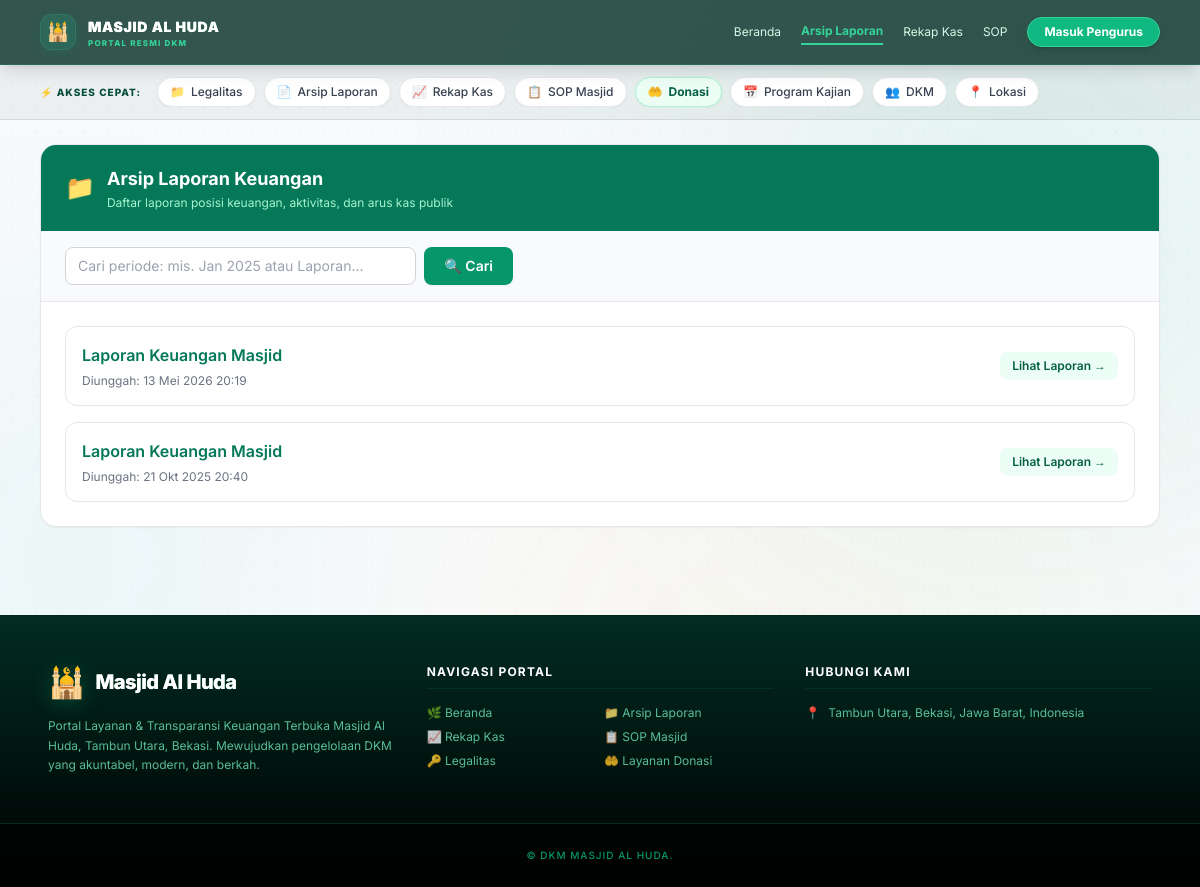
Page /arsip/ on the earlier database version.
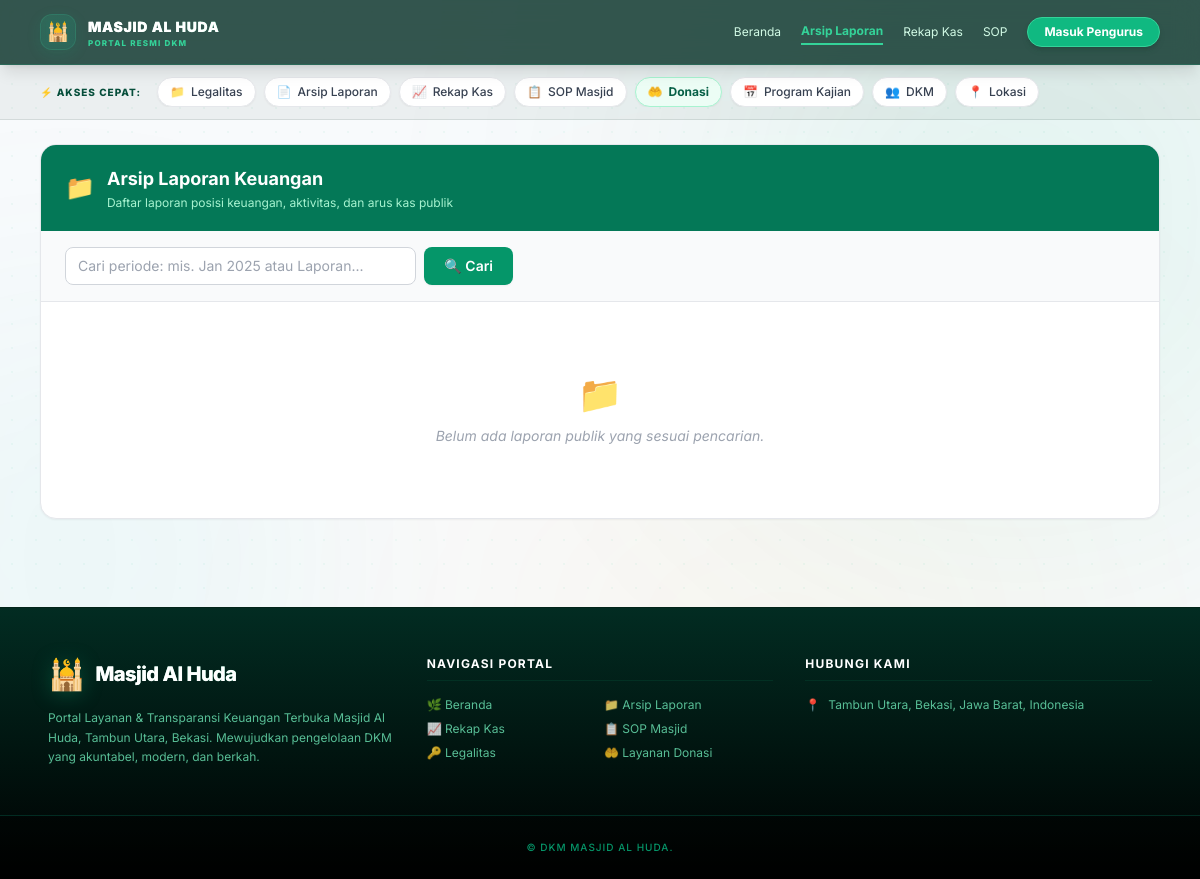
Same page on the later database version.
### core/models.py (models this page shows, shortened)
class ReportFile(models.Model):
    mosque = models.ForeignKey(Mosque, on_delete=models.CASCADE, related_name='reports')
    title = models.CharField(max_length=150, default='Laporan Keuangan Masjid')
    file = models.FileField(upload_to='reports/')
    period = models.CharField(max_length=20, blank=True)
    uploaded_at = models.DateTimeField(auto_now_add=True)
    is_public = models.BooleanField(default=True)
    sha256 = models.CharField(max_length=64, editable=False, blank=True)
    sheet_map = {
        'LPK': 'Laporan Posisi Keuangan',
        'LAK': 'Laporan Aktivitas',
        'ArusKas': 'Laporan Arus Kas',
        'TB': 'Neraca Saldo',
        'BukuBesar': 'Buku Besar',
    }

### core/views.py (the view)
# urls.py: path('arsip/', views.report_archive, name='report_archive'),
def report_archive(request):
    search = request.GET.get('periode', '').strip()
    reports = ReportFile.objects.filter(is_public=True).order_by('-uploaded_at')
    if search:
        reports = reports.filter(period__icontains=search)
    return render(request, 'public/archive.html', {'reports': reports, 'search': search})

### core/templates/public/archive.html (shortened to what this page needs)
{% extends 'base.html' %}
{% block content %}
<div class="bg-white rounded-2xl border border-gray-200 shadow-sm overflow-hidden">
  <div class="bg-emerald-700 px-6 py-5 flex items-center justify-between">
    <div class="flex items-center gap-3">
      <span class="text-2xl">📁</span>
      <div>
        <h1 class="text-lg font-bold text-white">Arsip Laporan Keuangan</h1>
        <p class="text-emerald-200 text-xs mt-0.5">Daftar laporan posisi keuangan, aktivitas, dan arus kas publik</p>
      </div>
    </div>
  </div>
  <div class="px-6 py-4 border-b bg-gray-50">
    <form method="get" class="flex gap-2 max-w-md">
      <input type="text" name="periode" value="{{ search }}" placeholder="Cari periode: mis. Jan 2025 atau Laporan..."
             class="flex-1 border border-gray-300 rounded-lg px-3 py-2 text-sm focus:outline-none focus:border-emerald-500 focus:ring-2 focus:ring-emerald-100 transition" />
      <button type="submit"
              class="px-5 py-2 rounded-lg bg-emerald-600 hover:bg-emerald-700 text-white text-sm font-semibold transition shadow-sm">
        🔍 Cari
      </button>
    </form>
  </div>
  <div class="p-6">
    {% if reports %}
      <div class="grid gap-4">
        {% for r in reports %}
          <div class="p-4 border border-gray-200 rounded-xl hover:border-emerald-300 hover:bg-emerald-50/20 transition flex items-center justify-between gap-4">
            <div class="min-w-0">
              <a href="{% url 'report_public_detail' r.pk %}"
                 class="text-emerald-700 font-semibold hover:underline text-sm md:text-base block truncate">
                {{ r.title }}
              </a>
              <div class="flex flex-wrap items-center gap-x-3 gap-y-1 text-xs text-gray-500 mt-1.5">
                <span>Diunggah: {{ r.uploaded_at|date:"d M Y H:i" }}</span>
              </div>
            </div>
            <div class="flex items-center gap-3 shrink-0">
              <a href="{% url 'report_public_detail' r.pk %}"
                 class="inline-flex items-center gap-1 px-3 py-1.5 bg-emerald-50 hover:bg-emerald-100 text-emerald-800 rounded-lg text-xs font-semibold transition">
                Lihat Laporan →
              </a>
            </div>
          </div>
        {% endfor %}
      </div>
    {% else %}
      <div class="py-12 text-center">
        <div class="text-4xl mb-3">📁</div>
        <p class="text-gray-400 italic text-sm">Belum ada laporan publik yang sesuai pencarian.</p>
      </div>
    {% endif %}
  </div>
</div>
{% endblock %}

### core/templates/base.html (shortened to what this page needs)
<!doctype html>
<html lang="id">
<head>
  <script src="https://cdn.tailwindcss.com"></script>
</head>
<body class="bg-slate-50 text-gray-800 min-h-screen relative overflow-x-hidden">
  <div class="fixed inset-0 pointer-events-none -z-50 overflow-hidden select-none">
    <div class="absolute top-[35%] -left-[15%] w-[500px] h-[500px] rounded-full bg-teal-500/5 blur-[120px] animate-pulse" style="animation-duration: 12s;"></div>
    <div class="absolute -bottom-[10%] right-[10%] w-[600px] h-[600px] rounded-full bg-amber-500/5 blur-[150px] animate-pulse" style="animation-duration: 10s;"></div>
  </div>
  <header class="bg-emerald-950/80 backdrop-blur-md border-b border-emerald-500/20 text-white shadow-lg sticky top-0 z-50">
    <div class="max-w-6xl mx-auto px-4 py-3.5 flex items-center justify-between gap-4">
      <a href="{% url 'home' %}" class="group flex items-center gap-3 shrink-0 text-white transition duration-200">
        <div class="w-9 h-9 rounded-xl bg-gradient-to-br from-emerald-400/10 to-teal-500/10 border border-emerald-400/20 flex items-center justify-center shadow-[0_4px_15px_rgba(16,185,129,0.1)] relative overflow-hidden group-hover:border-emerald-400/40 group-hover:shadow-[0_4px_20px_rgba(16,185,129,0.2)] transition duration-300">
          <div class="absolute inset-0 bg-emerald-500/10 blur-sm pointer-events-none"></div>
          <span class="text-lg relative z-10 select-none transform group-hover:scale-110 transition duration-300">🕌</span>
        </div>
        <div class="flex flex-col leading-none">
          <span class="text-sm font-black tracking-wider text-white uppercase bg-gradient-to-r from-white via-emerald-100 to-emerald-300 bg-clip-text text-transparent group-hover:from-white group-hover:to-emerald-200 transition duration-300">{{ mosque.name|default:"Masjid Al Huda" }}</span>
          <span class="text-[8px] font-extrabold tracking-[0.15em] text-emerald-400 uppercase mt-0.5">Portal Resmi DKM</span>
        </div>
      </a>
      <nav class="ml-auto text-xs hidden md:flex items-center gap-5">
        <a class="hover:text-emerald-300 py-1 transition duration-200 {% if request.path == '/' %}text-emerald-400 font-bold border-b-2 border-emerald-400{% else %}text-emerald-100{% endif %}"
           href="{% url 'home' %}">Beranda</a>
        <a class="hover:text-emerald-300 py-1 transition duration-200 {% if '/arsip/' in request.path %}text-emerald-400 font-bold border-b-2 border-emerald-400{% else %}text-emerald-100{% endif %}"
           href="{% url 'report_archive' %}">Arsip Laporan</a>
        <a class="hover:text-emerald-300 py-1 transition duration-200 {% if '/rekap-kas' in request.path %}text-emerald-400 font-bold border-b-2 border-emerald-400{% else %}text-emerald-100{% endif %}"
           href="{% url 'cashflow_public' %}">Rekap Kas</a>
        <a class="hover:text-emerald-300 py-1 transition duration-200 {% if '/sop' in request.path %}text-emerald-400 font-bold border-b-2 border-emerald-400{% else %}text-emerald-100{% endif %}"
           href="{% url 'sop_public' %}">SOP</a>
        {% if request.user.is_authenticated %}
          <span class="text-emerald-500/50">|</span>
          <a class="hover:text-emerald-300 py-1 transition duration-200 {% if '/dashboard' in request.path %}text-emerald-400 font-bold border-b-2 border-emerald-400{% else %}text-emerald-100{% endif %}"
              href="{% url 'dashboard' %}">Panel</a>
          <span class="text-emerald-200/80 text-[10px] bg-emerald-500/10 border border-emerald-500/20 px-2 py-0.5 rounded-full">Halo, <span class="font-bold text-emerald-400">{{ request.user.username }}</span></span>
          <a class="bg-red-500/20 hover:bg-red-600 border border-red-500/30 hover:border-red-600 px-3 py-1 rounded-full text-[10px] font-bold uppercase tracking-wider transition shadow-sm"
              href="{% url 'logout' %}">Keluar</a>
        {% else %}
          <a class="bg-emerald-500 hover:bg-emerald-600 border border-emerald-400 hover:border-emerald-500 px-4 py-1.5 rounded-full text-xs font-bold transition shadow-md shadow-emerald-950/20"
             href="{% url 'login' %}">Masuk Pengurus</a>
        {% endif %}
      </nav>
    </div>
  </header>
  {% if request.path != '/' and request.path != '/home' and request.path != '/home/' %}
  <section class="bg-emerald-950/5 border-b border-emerald-950/10 animate-fade-in">
    <div class="max-w-6xl mx-auto px-4 py-3">
      <div class="flex items-center gap-2 text-xs overflow-x-auto no-scrollbar scroll-smooth whitespace-nowrap">
        <span class="text-[10px] font-extrabold text-emerald-900 uppercase tracking-widest mr-2 shrink-0 hidden sm:inline-block">⚡ Akses Cepat:</span>
        <a href="{% url 'legalitas_public' %}"
           class="inline-flex items-center gap-1.5 px-3 py-1.5 bg-white hover:bg-emerald-50 border border-gray-200 hover:border-emerald-300 rounded-full transition shadow-sm hover:shadow text-gray-700 font-medium">
          <span>📁</span> Legalitas
        </a>
        <a href="{% url 'report_archive' %}"
           class="inline-flex items-center gap-1.5 px-3 py-1.5 bg-white hover:bg-emerald-50 border border-gray-200 hover:border-emerald-300 rounded-full transition shadow-sm hover:shadow text-gray-700 font-medium">
          <span>📄</span> Arsip Laporan
        </a>
        <a href="{% url 'cashflow_public' %}"
           class="inline-flex items-center gap-1.5 px-3 py-1.5 bg-white hover:bg-emerald-50 border border-gray-200 hover:border-emerald-300 rounded-full transition shadow-sm hover:shadow text-gray-700 font-medium">
          <span>📈</span> Rekap Kas
        </a>
        <a href="{% url 'sop_public' %}"
           class="inline-flex items-center gap-1.5 px-3 py-1.5 bg-white hover:bg-emerald-50 border border-gray-200 hover:border-emerald-300 rounded-full transition shadow-sm hover:shadow text-gray-700 font-medium">
          <span>📋</span> SOP Masjid
        </a>
        <a href="{% url 'donation_page' %}"
           class="inline-flex items-center gap-1.5 px-3 py-1.5 bg-emerald-50 hover:bg-emerald-100 border border-emerald-200 rounded-full transition shadow-sm hover:shadow text-emerald-800 font-bold">
          <span>🤲</span> Donasi
        </a>
        <a href="{% url 'home' %}#program"
           class="inline-flex items-center gap-1.5 px-3 py-1.5 bg-white hover:bg-emerald-50 border border-gray-200 hover:border-emerald-300 rounded-full transition shadow-sm hover:shadow text-gray-700 font-medium">
          <span>📅</span> Program Kajian
        </a>
        <a href="{% url 'home' %}#pengurus"
           class="inline-flex items-center gap-1.5 px-3 py-1.5 bg-white hover:bg-emerald-50 border border-gray-200 hover:border-emerald-300 rounded-full transition shadow-sm hover:shadow text-gray-700 font-medium">
          <span>👥</span> DKM
        </a>
        <a href="{% url 'home' %}#kontak"
           class="inline-flex items-center gap-1.5 px-3 py-1.5 bg-white hover:bg-emerald-50 border border-gray-200 hover:border-emerald-300 rounded-full transition shadow-sm hover:shadow text-gray-700 font-medium">
          <span>📍</span> Lokasi
        </a>
      </div>
    </div>
  </section>
  {% endif %}
  <main class="max-w-6xl mx-auto px-4 py-6">
    {% block content %}{% endblock %}
  </main>
  <footer class="mt-16 bg-gradient-to-b from-emerald-950 to-black text-emerald-100 border-t border-emerald-500/20">
    <div class="max-w-6xl mx-auto px-6 py-12 grid md:grid-cols-3 gap-8">
      <div>
        <div class="flex items-center gap-2.5 mb-4">
          <span class="text-3xl drop-shadow-[0_2px_10px_rgba(16,185,129,0.3)]">🕌</span>
          <span class="font-extrabold text-white text-xl tracking-tight bg-gradient-to-r from-emerald-50 to-emerald-300 bg-clip-text text-transparent">Masjid Al Huda</span>
        </div>
        <p class="text-xs text-emerald-300/80 leading-relaxed max-w-sm">
          Portal Layanan & Transparansi Keuangan Terbuka Masjid Al Huda, Tambun Utara, Bekasi. Mewujudkan pengelolaan DKM yang akuntabel, modern, dan berkah.
        </p>
      </div>
      <div>
        <h3 class="font-bold text-white mb-4 text-xs uppercase tracking-widest border-b border-emerald-500/10 pb-2">Navigasi Portal</h3>
        <ul class="grid grid-cols-2 gap-2 text-xs text-emerald-300/80">
          <li><a href="{% url 'home' %}" class="hover:text-emerald-400 transition flex items-center gap-1">🌿 Beranda</a></li>
          <li><a href="{% url 'report_archive' %}" class="hover:text-emerald-400 transition flex items-center gap-1">📁 Arsip Laporan</a></li>
          <li><a href="{% url 'cashflow_public' %}" class="hover:text-emerald-400 transition flex items-center gap-1">📈 Rekap Kas</a></li>
          <li><a href="{% url 'sop_public' %}" class="hover:text-emerald-400 transition flex items-center gap-1">📋 SOP Masjid</a></li>
          <li><a href="{% url 'legalitas_public' %}" class="hover:text-emerald-400 transition flex items-center gap-1">🔑 Legalitas</a></li>
          <li><a href="{% url 'donation_page' %}" class="hover:text-emerald-400 transition flex items-center gap-1">🤲 Layanan Donasi</a></li>
        </ul>
      </div>
      <div>
        <h3 class="font-bold text-white mb-4 text-xs uppercase tracking-widest border-b border-emerald-500/10 pb-2">Hubungi Kami</h3>
        <ul class="space-y-2.5 text-xs text-emerald-300/80">
          <li class="flex items-start gap-2">
            <span class="text-emerald-400 shrink-0">📍</span>
            <span>Tambun Utara, Bekasi, Jawa Barat, Indonesia</span>
          </li>
        </ul>
      </div>
    </div>
    <div class="border-t border-emerald-950 py-6 text-center text-[10px] font-medium text-emerald-600 uppercase tracking-widest bg-black/40">
      © {{ now|date:"Y" }} DKM {{ mosque.name|default:"Masjid Al Huda" }}.
    </div>
  </footer>
</body>
</html>

### core/templates/base.html (style rules this page uses)
*, body { font-family: 'Inter', system-ui, sans-serif; }
a, button { transition: all .18s ease; }

Differences in the rows shown:
removed ReportFile: title "Laporan Keuangan Masjid", uploaded_at "13 Mei 2026 20:19"
removed ReportFile: title "Laporan Keuangan Masjid", uploaded_at "21 Okt 2025 20:40"
Other differences:
text now shown: "📁 Belum ada laporan publik yang sesuai pencarian."
